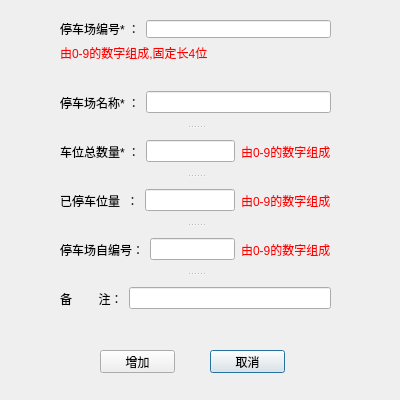
<?xml version="1.0" encoding="UTF-8"?>
<ui version="4.0">
 <class>AddParkDialog</class>
 <widget class="QDialog" name="AddParkDialog">
  <property name="geometry">
   <rect>
    <x>0</x>
    <y>0</y>
    <width>400</width>
    <height>400</height>
   </rect>
  </property>
  <property name="minimumSize">
   <size>
    <width>400</width>
    <height>400</height>
   </size>
  </property>
  <property name="maximumSize">
   <size>
    <width>400</width>
    <height>400</height>
   </size>
  </property>
  <property name="windowTitle">
   <string>增加停车场</string>
  </property>
  <widget class="QPushButton" name="ptnCancel">
   <property name="geometry">
    <rect>
     <x>210</x>
     <y>350</y>
     <width>75</width>
     <height>23</height>
    </rect>
   </property>
   <property name="text">
    <string>取消</string>
   </property>
  </widget>
  <widget class="QPushButton" name="ptnAdd">
   <property name="geometry">
    <rect>
     <x>100</x>
     <y>350</y>
     <width>75</width>
     <height>23</height>
    </rect>
   </property>
   <property name="text">
    <string>增加</string>
   </property>
  </widget>
  <widget class="QWidget" name="layoutWidget">
   <property name="geometry">
    <rect>
     <x>60</x>
     <y>20</y>
     <width>271</width>
     <height>41</height>
    </rect>
   </property>
   <layout class="QVBoxLayout" name="verticalLayout">
    <item>
     <layout class="QHBoxLayout" name="horizontalLayout_6">
      <item>
       <widget class="QLabel" name="label">
        <property name="text">
         <string>停车场编号* ：</string>
        </property>
       </widget>
      </item>
      <item>
       <widget class="QLineEdit" name="edtParkNo"/>
      </item>
     </layout>
    </item>
    <item>
     <widget class="QLabel" name="label_7">
      <property name="styleSheet">
       <string notr="true">color:red</string>
      </property>
      <property name="text">
       <string>由0-9的数字组成,固定长4位</string>
      </property>
     </widget>
    </item>
   </layout>
  </widget>
  <widget class="QSplitter" name="splitter">
   <property name="geometry">
    <rect>
     <x>60</x>
     <y>80</y>
     <width>271</width>
     <height>241</height>
    </rect>
   </property>
   <property name="orientation">
    <enum>Qt::Vertical</enum>
   </property>
   <widget class="QWidget" name="layoutWidget">
    <layout class="QHBoxLayout" name="horizontalLayout">
     <item>
      <widget class="QLabel" name="label_2">
       <property name="text">
        <string>停车场名称* ：</string>
       </property>
      </widget>
     </item>
     <item>
      <widget class="QLineEdit" name="edtParkName"/>
     </item>
    </layout>
   </widget>
   <widget class="QWidget" name="layoutWidget">
    <layout class="QHBoxLayout" name="horizontalLayout_2">
     <item>
      <widget class="QLabel" name="label_5">
       <property name="text">
        <string>车位总数量* ：</string>
       </property>
      </widget>
     </item>
     <item>
      <widget class="QLineEdit" name="edtParkSpace"/>
     </item>
     <item>
      <widget class="QLabel" name="label_8">
       <property name="styleSheet">
        <string notr="true">color:red</string>
       </property>
       <property name="text">
        <string>由0-9的数字组成</string>
       </property>
      </widget>
     </item>
    </layout>
   </widget>
   <widget class="QWidget" name="layoutWidget">
    <layout class="QHBoxLayout" name="horizontalLayout_3">
     <item>
      <widget class="QLabel" name="label_4">
       <property name="text">
        <string>已停车位量  ：</string>
       </property>
      </widget>
     </item>
     <item>
      <widget class="QLineEdit" name="edtUsedSpace"/>
     </item>
     <item>
      <widget class="QLabel" name="label_9">
       <property name="styleSheet">
        <string notr="true">color:red</string>
       </property>
       <property name="text">
        <string>由0-9的数字组成</string>
       </property>
      </widget>
     </item>
    </layout>
   </widget>
   <widget class="QWidget" name="layoutWidget">
    <layout class="QHBoxLayout" name="horizontalLayout_5">
     <item>
      <widget class="QLabel" name="label_6">
       <property name="text">
        <string>停车场自编号：</string>
       </property>
      </widget>
     </item>
     <item>
      <widget class="QLineEdit" name="edtParkSelfNum"/>
     </item>
     <item>
      <widget class="QLabel" name="label_10">
       <property name="styleSheet">
        <string notr="true">color:red</string>
       </property>
       <property name="text">
        <string>由0-9的数字组成</string>
       </property>
      </widget>
     </item>
    </layout>
   </widget>
   <widget class="QWidget" name="layoutWidget">
    <layout class="QHBoxLayout" name="horizontalLayout_4">
     <item>
      <widget class="QLabel" name="label_3">
       <property name="text">
        <string>备        注：</string>
       </property>
      </widget>
     </item>
     <item>
      <widget class="QLineEdit" name="edtParkComments"/>
     </item>
    </layout>
   </widget>
  </widget>
 </widget>
 <resources/>
 <connections/>
</ui>
